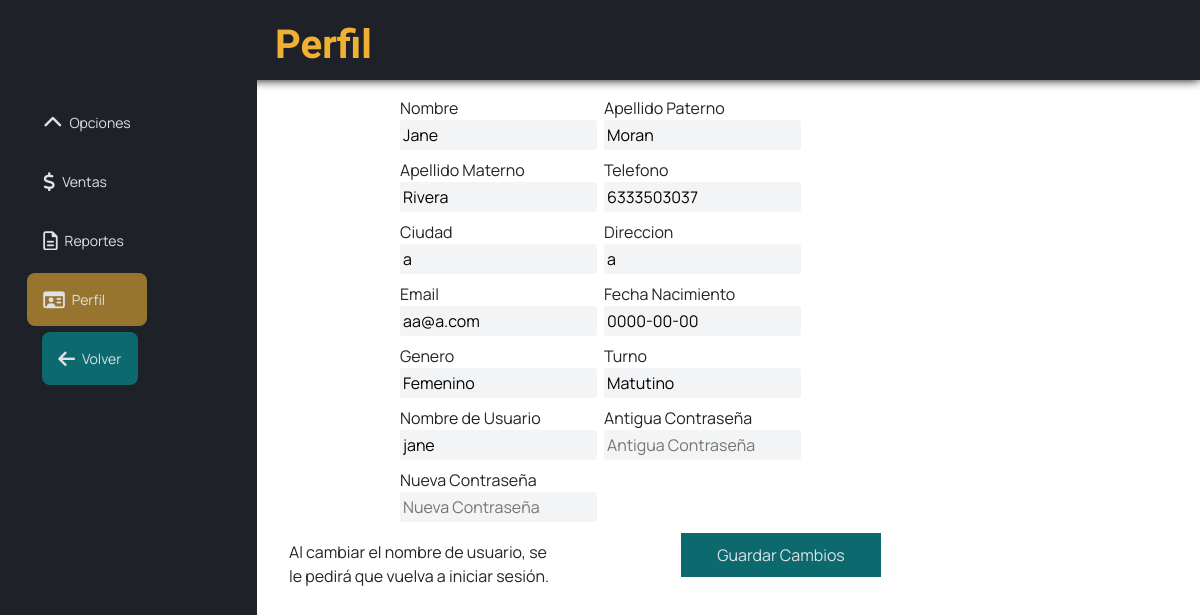
The page /Wall-VE-main/Empleado_Perfil.php (signed in) on the database its author committed.
### tables this page shows
CREATE TABLE `tusuario` (
  `idEmp` int(11) NOT NULL,
  `nombreEmp` varchar(60) NOT NULL,
  `apellidoPEmp` varchar(60) DEFAULT NULL,
  `apellidoMEmp` varchar(60) DEFAULT NULL,
  `fechaNacEmp` date NOT NULL,
  `telEmp` bigint(20) NOT NULL,
  `generoEmp` varchar(12) NOT NULL,
  `emailEmp` varchar(50) NOT NULL,
  `direccionEmp` varchar(60) NOT NULL,
  `ciudadEmp` varchar(60) NOT NULL,
  `turnoEmp` varchar(10) NOT NULL,
  `rolEmp` varchar(20) NOT NULL,
  `idloginEmp` varchar(15) NOT NULL,
  `passEmp` varchar(60) NOT NULL,
  `fIngreso` date NOT NULL
);

### Wall-VE-main/Empleado_Perfil.php (the view, shortened to what this page needs)
<?php
include("connection/conexion.php");
if (isset($_SESSION['idloginEmp'])) {
    $idEmp = $_SESSION['idloginEmp'];
    $sql = "SELECT * FROM tusuario WHERE idloginEmp = '$idEmp'";
    $resultado = mysqli_query($conexion,$sql);
    if ($resultado) {
        if (mysqli_num_rows($resultado) > 0) {
        $empleado = mysqli_fetch_assoc($resultado);
        $nombreEmp = $empleado['nombreEmp'];
        $apellidoPEmp = $empleado['apellidoPEmp'];
        $apellidoMEmp = $empleado['apellidoMEmp'];
        $fechaNacEmp = $empleado['fechaNacEmp'];
        $telEmp = $empleado['telEmp'];
        $generoEmp = $empleado['generoEmp'];
        $ciudadEmp = $empleado['ciudadEmp'];
        $direccionEmp = $empleado['direccionEmp'];
        $emailEmp = $empleado['emailEmp'];
        $turnoEmp = $empleado['turnoEmp'];
        $idloginEmp = $empleado['idloginEmp'];
        }
    }
    $sql = "SELECT telEmp,passEmp FROM tusuario WHERE idloginEmp = '$idEmp'";
    $result = $conexion->query($sql);
    if ($result->num_rows > 0) {
        $row = $result->fetch_assoc();
        $telEmp = $row["telEmp"];
    } else {
        echo "No se encontraron resultados de telefono";
    }
}
?>
<!DOCTYPE html>
<html lang="en">
<head>
   <link href="https://cdnjs.cloudflare.com/ajax/libs/font-awesome/6.4.0/css/all.min.css" rel="stylesheet">
   <link rel="stylesheet" href="css/estilos.css"/>
   <link href="https://cdn.jsdelivr.net/npm/bootstrap@5.3.3/dist/css/bootstrap.min.css" rel="stylesheet" >
   <link rel="stylesheet" href="css/perfilUser.css"/>
</head>
<body>
    <header>
        <ul class="navig">
            <li><a>Perfil</a></li>
        </ul>
    </header>
    <div class="barralateral">
        <div class="logo"></div>
        <ul class="menu" id ="dropdown">
            <li class="list_btn">
                <a href="#">
                    <i class="fa-solid fa-chevron-up"></i>
                    <span>Opciones</span>
                </a>
            </li>
            <li >
                <a href="Empleado_Ventas.php">
                    <i class="fa-solid fa-dollar-sign" title="Ir a la sección de ventas."></i>
                    <span title="Ir a la sección de ventas.">Ventas </span>
                </a>
            </li>
            <li>
                <a href="Empleado_Reportes.html">
                    <i class="fa-regular fa-file-lines" title="Ir a la sección de reportes. Encontrará lo necesario para generar, descargar e imprimir reportes de ventas y tickets."></i>
                    <span title="Ir a la sección de reportes. Encontrará lo necesario para generar, descargar e imprimir reportes de ventas y tickets.">Reportes</span>
                </a>
            </li>
            <li class="activo">
                <a href="Empleado_Perfil.php">
                    <i class="fa-regular fa-id-card" title="Ir a su perfil. Encontrará lo necesario para modificar su información."></i>
                    <span title="Ir a su perfil. Encontrará lo necesario para modificar su información.">Perfil</span>
                </a>
            </li>
            <button class="regresar">
                <a href="./usuarioMenu.php">
                    <i class="fa-solid fa-arrow-left" title="Regresar al menú principal."></i>
                    <span title="Regresar al menú principal.">Volver</span>
                </a>
            </button>
        </ul>
    </div>
    <form method="POST" class="row g-2" id="formulario" >
    <div class="col-md-6" id="textboxNomA">
        <span id="NombreAP">Nombre</span>
        <input type="Nombre" class="izquierdo" placeholder="Nombres" name="nombreEmp"  value="<?php echo $nombreEmp ?>" readonly>
    </div>
    <div class="col-md-6 derecho" id="textboxAP">
       <span id="ApellidoPAP">Apellido Paterno</span>
        <input type="Nombre" placeholder="Apellido Paterno" name="apellidoPEmp"  value="<?php echo $apellidoPEmp ?>" readonly>
    </div>
    <div class="col-md-6" id="textboxAM">
        <span id="ApellidoMAP">Apellido Materno</span>
        <input type="Nombre" class="izquierdo" placeholder="Apellido Materno" name="apellidoMEmp"  value="<?php echo $apellidoMEmp ?>" readonly>
    </div>
    <div class="col-md-6 derecho" id="textboxTelPer">
      <span id="TelefonoPer">Telefono</span>
        <input type="Nombre" placeholder="Telefono" name="telefono"  value="<?php echo $telEmp ?>">
    </div>
    <div class="col-md-6" id="textboxCiudad">
    <span id="CuidadPer">Ciudad</span>
        <input type="Nombre" class="izquierdo" placeholder="Ciudad" name="ciudadEmp"  value="<?php echo $ciudadEmp ?>" readonly>
    </div>
    <div class="col-md-6 derecho" id="textboxDir">
    <span id="DireccionPer">Direccion</span>
        <input type="Nombre" placeholder="Direccion" name="direccionEmp"  value="<?php echo $direccionEmp ?>" readonly>
    </div>
    <div class="col-md-6" id="textboxEmail">
    <span id="EmailPer">Email</span>
        <input type="Nombre" class="izquierdo" placeholder="Email" name="emailEmp"  value="<?php echo $emailEmp ?>" readonly>
    </div>
    <div class="col-md-6 derecho" id="textboxFechaN">
    <span id="FechaNacPer">Fecha Nacimiento</span>
        <input type="Nombre" placeholder="Agus 26" name="fechaNacEmp"  value="<?php echo $fechaNacEmp ?>" readonly>
    </div>
    <div class="col-md-6" id="textboxGeneroEmp">
    <span id="GeneroPer">Genero</span>
                <input type="text" class="izquierdo" name="generoEmp"  value="<?php echo $generoEmp; ?>" readonly>
    </div>
    <div class="col-md-6 derecho" id="textboxTurnoP">
    <span id="TurnoPer">Turno</span>
        <input type="Nombre" placeholder="Turno" name="turnoEmp"  value="<?php echo $turnoEmp ?>" readonly>
    </div>
    <div class="col-md-6" id="textboxNusu">
    <span id="NombreUsuPer">Nombre de Usuario</span>
        <input type="Nombre" class="izquierdo" placeholder="Turno" name="nombreUsuario"  value="<?php echo $idloginEmp ?>">
    </div>
    <div class="col-md-6 derecho"  id="textboxAContra">
    <span id="AContraEmp">Antigua Contraseña</span>
        <input type="password" name="contraseniaActual" placeholder="Antigua Contraseña">
    </div>
    <div class="col-md-6 izquierdo"  id="textboxNContra">
    <span id="NContraEmp">Nueva Contraseña</span>
        <input type="password" id="nuevaContrasenia" name="nuevaContrasenia" placeholder="Nueva Contraseña">
    </div>
    <div class="col-md-6 derecho">
    <button  type="submit" id="GuardarCamEP">Guardar Cambios</button>
    </div>
        </form>
        <p id="MensajeInferior">Al cambiar el nombre de usuario, se le pedirá que vuelva a iniciar sesión.
           </p>
</body>
</html>

### Wall-VE-main/Css/estilos.css (style rules this page uses)
* { margin: 0; padding: 0; border: none; outline: none; box-sizing: border-box; font-family: "Manrope", sans-serif; }
body { background: #fff; padding: 0; margin: 0; overflow-x: hidden; text-align: center; }
.navig { background-color:rgba(30, 33, 40,255) ; padding: 15px; box-shadow: 0 0 10px #000; height: 80px; }
.navig li { display: absolute; padding-left: 260px; }
.navig li a { color: #EFB034!important; text-decoration: none; font-size: 40px; font-family: "Lexend"; font-weight: bold; }
.barralateral { position: absolute; top: 0; bottom: 0; left: 0; width: 257px; height: 100vh; padding: 50px 1.7rem; color: #fff; overflow: hidden; transition: all 0.5s linear; background: rgba(30, 33, 40,255); }
.logo { height: 40px; padding: 16px; }
.menu { height: 88%; width: max-content; position: relative; list-style: none; padding: 0; }
.menu li { padding: 1rem; margin: 5% 0; border-radius: 8px; transition: all 0.5s ease-in-out; }
.menu li:hover, .activo { background: #EFB03495; }
.activo { color: #000; }
.menu a { color: #DEE1E6; font-size: 14px; text-decoration: none; display:flex; align-items: center; gap: 7px; }
.menu a span { overflow: hidden; }
.menu a i { font-size: 1.2rem; }
.regresar { padding: 1rem; margin: 0% 0; border-radius: 8px; transition: all 0.5s ease-in-out; position:sticky; bottom: 0px!important; left: 15px; background: #0C6A6F; width: 80%; }
input { border: 3px solid #f3f4f6; background-color:#f3f4f6 ; box-sizing: border-box; color: #000; border-radius: 3px; }

### Wall-VE-main/Css/perfilUser.css (style rules this page uses)
@media (max-width:1400px) { * { overflow: hidden; } }
@media (max-width:1400px) { #NombreAP,#ApellidoMAP,#CuidadPer,#EmailPer,#GeneroPer,#NombreUsuPer { margin-left: 400px!important; } }
@media (max-width:1400px) { input { display: block; } }
@media (max-width:1400px) { #MensajeInferior { max-width: 22%!important; margin-top: 10px!important; margin-left: 289px!important; } }
@media (max-width:1400px) { #GuardarCamEP { margin-left: 681px; width: 200px; margin-top: 3px; background-color: #0C6A6F; color: #DEE1E6; font-size: "Manrope"; position: absolute; padding: 10px; } }
@media (max-width:1400px) { .izquierdo { margin-left:400px!important; } }

### rows shown on the page
tusuario: nombreEmp "Jane", apellidoPEmp "Moran", apellidoMEmp "Rivera", telefono "6333503037", ciudadEmp "a", direccionEmp "a", emailEmp "aa@a.com", fechaNacEmp "0000-00-00", generoEmp "Femenino", turnoEmp "Matutino", nombreUsuario "jane"
